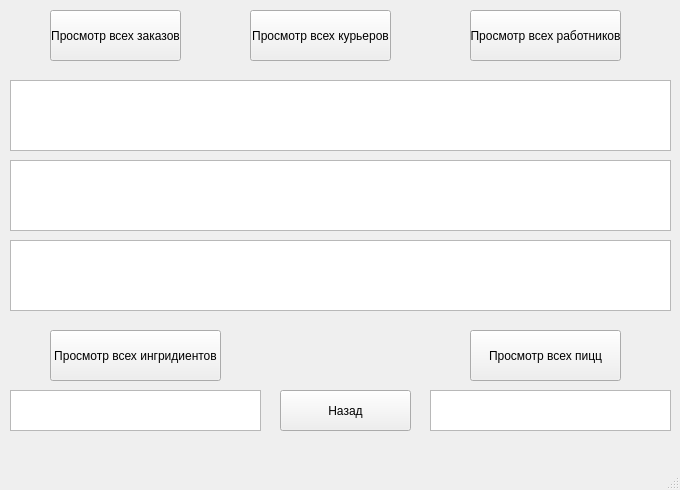
<?xml version="1.0" encoding="UTF-8"?>
<ui version="4.0">
 <class>SeeWindow</class>
 <widget class="QMainWindow" name="SeeWindow">
  <property name="geometry">
   <rect>
    <x>0</x>
    <y>0</y>
    <width>680</width>
    <height>490</height>
   </rect>
  </property>
  <property name="windowTitle">
   <string>MainWindow</string>
  </property>
  <widget class="QWidget" name="centralwidget">
   <widget class="QPushButton" name="pushButton">
    <property name="geometry">
     <rect>
      <x>50</x>
      <y>10</y>
      <width>131</width>
      <height>51</height>
     </rect>
    </property>
    <property name="text">
     <string>Просмотр всех заказов</string>
    </property>
   </widget>
   <widget class="QPushButton" name="pushButton_3">
    <property name="geometry">
     <rect>
      <x>250</x>
      <y>10</y>
      <width>141</width>
      <height>51</height>
     </rect>
    </property>
    <property name="text">
     <string>Просмотр всех курьеров</string>
    </property>
   </widget>
   <widget class="QPushButton" name="pushButton_4">
    <property name="geometry">
     <rect>
      <x>470</x>
      <y>10</y>
      <width>151</width>
      <height>51</height>
     </rect>
    </property>
    <property name="text">
     <string>Просмотр всех работников</string>
    </property>
   </widget>
   <widget class="QPushButton" name="pushButton_5">
    <property name="geometry">
     <rect>
      <x>470</x>
      <y>330</y>
      <width>151</width>
      <height>51</height>
     </rect>
    </property>
    <property name="text">
     <string>Просмотр всех пицц</string>
    </property>
   </widget>
   <widget class="QPushButton" name="pushButton_6">
    <property name="geometry">
     <rect>
      <x>50</x>
      <y>330</y>
      <width>171</width>
      <height>51</height>
     </rect>
    </property>
    <property name="text">
     <string>Просмотр всех ингридиентов</string>
    </property>
   </widget>
   <widget class="QPushButton" name="pushButton_8">
    <property name="geometry">
     <rect>
      <x>280</x>
      <y>390</y>
      <width>131</width>
      <height>41</height>
     </rect>
    </property>
    <property name="text">
     <string>Назад</string>
    </property>
   </widget>
   <widget class="QPlainTextEdit" name="plainTextEdit">
    <property name="geometry">
     <rect>
      <x>10</x>
      <y>80</y>
      <width>661</width>
      <height>71</height>
     </rect>
    </property>
   </widget>
   <widget class="QPlainTextEdit" name="plainTextEdit_2">
    <property name="geometry">
     <rect>
      <x>10</x>
      <y>160</y>
      <width>661</width>
      <height>71</height>
     </rect>
    </property>
   </widget>
   <widget class="QPlainTextEdit" name="plainTextEdit_3">
    <property name="geometry">
     <rect>
      <x>10</x>
      <y>240</y>
      <width>661</width>
      <height>71</height>
     </rect>
    </property>
   </widget>
   <widget class="QPlainTextEdit" name="plainTextEdit_5">
    <property name="geometry">
     <rect>
      <x>10</x>
      <y>390</y>
      <width>251</width>
      <height>41</height>
     </rect>
    </property>
   </widget>
   <widget class="QPlainTextEdit" name="plainTextEdit_6">
    <property name="geometry">
     <rect>
      <x>430</x>
      <y>390</y>
      <width>241</width>
      <height>41</height>
     </rect>
    </property>
   </widget>
  </widget>
  <widget class="QMenuBar" name="menubar">
   <property name="geometry">
    <rect>
     <x>0</x>
     <y>0</y>
     <width>680</width>
     <height>21</height>
    </rect>
   </property>
  </widget>
  <widget class="QStatusBar" name="statusbar"/>
 </widget>
 <resources/>
 <connections/>
</ui>
